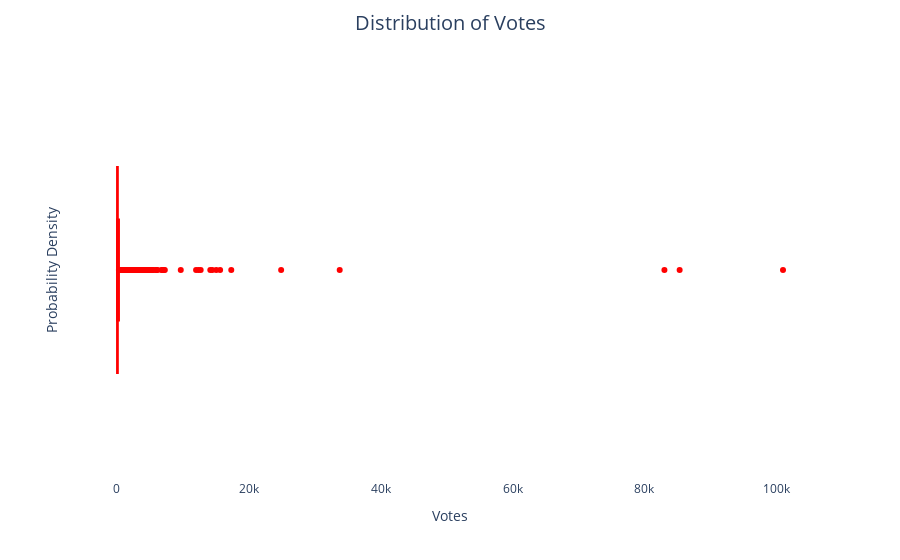

The notebook cell saved with this chart:
### Code cell
fig_votes = px.box(movie, x = 'Votes', color_discrete_sequence = colors)
fig_votes.update_layout(title='Distribution of Votes', title_x=0.5, title_pad=dict(t=20), title_font=dict(size=20), xaxis_title='Votes', yaxis_title='Probability Density', xaxis=dict(showgrid=False), yaxis=dict(showgrid=False), plot_bgcolor = 'white')
fig_votes.show()

### Figure 1 — Plotly figure (JSON) as saved in the notebook; plotly's stock layout.template omitted (floating-point values rounded to 4 significant figures; data arrays with more than 128 entries replaced by an {"elided": "..."} marker saying what was removed)
{"data": [{"alignmentgroup": "True", "hovertemplate": "Votes=%{x}<extra></extra>", "legendgroup": "", "marker": {"color": "red"}, "name": "", "notched": false, "offsetgroup": "", "orientation": "h", "showlegend": false, "type": "box", "x": {"elided": "1558 int values"}, "x0": " ", "xaxis": "x", "y0": " ", "yaxis": "y"}], "layout": {"boxmode": "group", "legend": {"tracegroupgap": 0}, "margin": {"t": 60}, "plot_bgcolor": "white", "title": {"font": {"size": 20}, "pad": {"t": 20}, "text": "Distribution of Votes", "x": 0.5}, "xaxis": {"anchor": "y", "domain": [0, 1], "showgrid": false, "title": {"text": "Votes"}}, "yaxis": {"anchor": "x", "domain": [0, 1], "showgrid": false, "title": {"text": "Probability Density"}}}}
